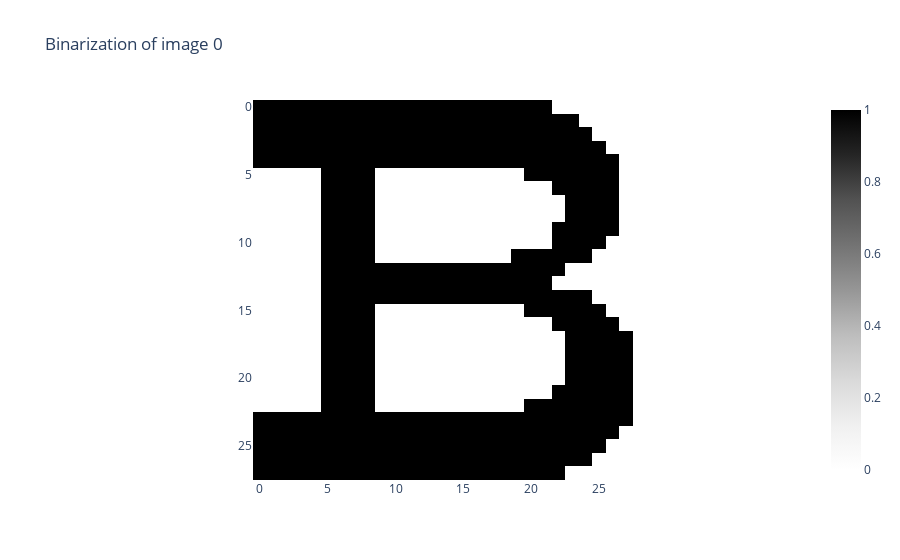

The cell this chart's notebook holds for it:
### Markdown cell above
### Binary Representation

The image can be binarized (pixel values belong to {0,1}) by setting a threshold value

### Code cell
binarizer = Binarizer(threshold=0.2)
img_binarized = binarizer.fit_transform(img.reshape(1, 28, 28))
binarizer.plot(img_binarized)

### Figure 1 — Plotly figure (JSON) as saved in the notebook; plotly's stock layout.template omitted (floating-point values rounded to 4 significant figures; data arrays with more than 128 entries replaced by an {"elided": "..."} marker saying what was removed)
{"data": [{"colorscale": [[0, "rgb(255,255,255)"], [0.125, "rgb(240,240,240)"], [0.25, "rgb(217,217,217)"], [0.375, "rgb(189,189,189)"], [0.5, "rgb(150,150,150)"], [0.625, "rgb(115,115,115)"], [0.75, "rgb(82,82,82)"], [0.875, "rgb(37,37,37)"], [1, "rgb(0,0,0)"]], "type": "heatmap", "z": {"elided": "28x28 int values"}}], "layout": {"plot_bgcolor": "white", "title": {"text": "Binarization of image 0"}, "xaxis": {"constrain": "domain", "scaleanchor": "y"}, "yaxis": {"autorange": "reversed", "constrain": "domain"}}}
